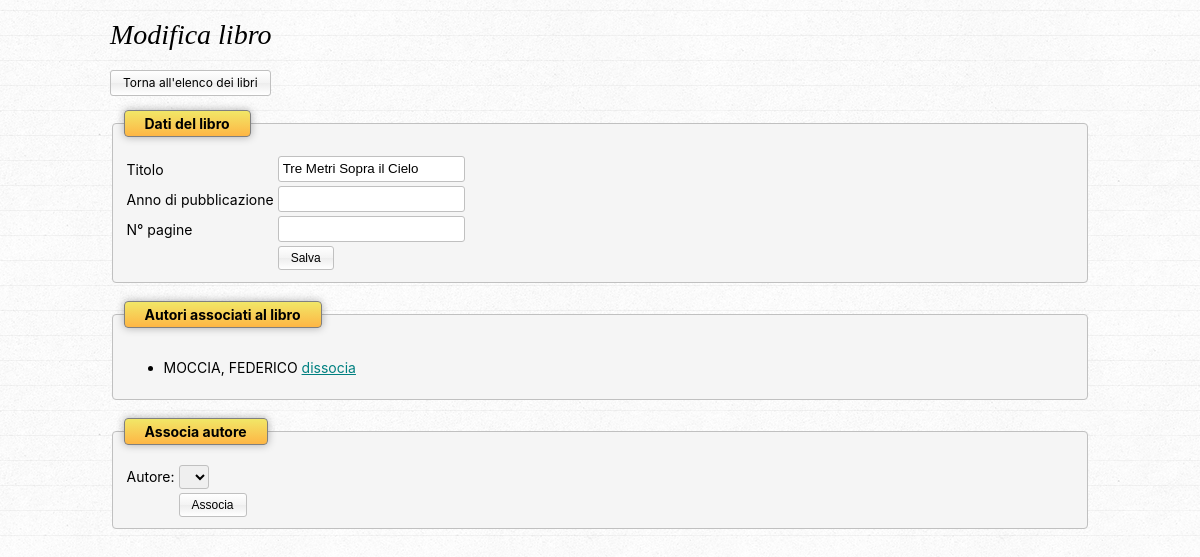
The app's page /libro-edit.php?idl=1 with its own data.
### tables this page shows
CREATE TABLE libri (idl INTEGER PRIMARY KEY AUTOINCREMENT, titolo VARCHAR (255) CHECK (LENGTH(titolo) <= 255) NOT NULL, anno_pub INTEGER, num_pag INTEGER, idg char (10) CHECK (length(idg) <= 10), id_ce INTEGER REFERENCES casaed (id_ce) ON DELETE SET NULL ON UPDATE CASCADE);

CREATE TABLE autori (ida CHAR (10) PRIMARY KEY CHECK (length(ida) <= 10), cognomea VARCHAR (50) CHECK (length(cognomea) <= 50) NOT NULL, nomea VARCHAR (50) CHECK (length(nomea) <= 50), data_nascita DATE, id_naz CHAR (3) CHECK (length(id_naz) <= 3) REFERENCES nazioni (id_naz) ON DELETE SET NULL ON UPDATE CASCADE);

### libro-edit.php (the view, shortened to what this page needs)
<?php
require_once("connessione.php");
$idl = $_GET['idl'];
$str_query = "SELECT * FROM libri WHERE idl = :idl";
$comando = $dbconn->prepare($str_query);
$esegui = $comando->execute(['idl' => $idl]);
$libro = $comando->fetch();
$str_query = "SELECT a.ida, a.cognomea, a.nomea
FROM autori AS a, scrive AS s
WHERE a.ida = s.ida AND s.idl=:idl
ORDER BY a.cognomea, a.nomea";
$comandoGetAutori = $dbconn->prepare($str_query);
$esegui = $comandoGetAutori->execute(['idl' => $idl]);
?>
<!DOCTYPE html>
<html lang="en">
<head>
    <link rel="stylesheet" href="biblio.css" />
</head>
<body>
    <div class="main">
        <h1>Modifica libro</h1>
        <p><a href="libri.php" class="button">Torna all'elenco dei libri</a></p>
        <form action="" method="post">
            <fieldset>
                <legend>Dati del libro</legend>
                <table class="form-table">
                    <tbody>
                        <tr>
                            <td>Titolo</td>
                            <td><input type="text" name="titolo" id="titolo" value="<?php echo $libro['titolo']; ?>" /></td>
                        </tr>
                        <tr>
                            <td>Anno di pubblicazione</td>
                            <td><input type="number" name="anno_pub" id="anno_pub" value="<?php echo $libro['anno_pub']; ?>" /></td>
                        </tr>
                        <tr>
                            <td>N° pagine</td>
                            <td><input type="number" name="num_pag" id="num_pag" value="<?php echo $libro['num_pag']; ?>" /></td>
                        </tr>
                        <tr>
                            <td></td>
                            <td><button type="submit">Salva</button></td>
                        </tr>
                    </tbody>
                </table>
            </fieldset>
        </form>
        <form action="libro-unset-autore.php">
            <fieldset>
                <legend>Autori associati al libro</legend>
                <ul>
                    <?php
                    while($autore = $comandoGetAutori->fetch()) {
                        $cognomea = $autore['cognomea'];
                        $nomea = $autore['nomea'];
                        $ida = $autore['ida'];
                        echo "<li>$cognomea, $nomea <a href=\"libro-unset-autore.php?idl=$idl&ida=$ida\" onclick=\"return confirm('Dissociare l\'autore selezionato?');\">dissocia</a></li>";
                    }
                    ?>
                </ul>
            </fieldset>
        </form>
        <form action="libro-set-autore.php">
            <fieldset>
                <legend>Associa autore</legend>
                <table>
                    <tr>
                        <td>Autore:</td>
                        <td>
                            <select name="id_autore" id="id_autore"></select>
                        </td>
                    </tr>
                    <tr>
                        <td></td>
                        <td><button type="submit">Associa</button></td>
                    </tr>
                </table>
            </fieldset>
        </form>
    </div>
</body>
</html>

### biblio.css (style rules this page uses)
body { font-family: -apple-system, BlinkMacSystemFont, 'Segoe UI', Roboto, Oxygen, Ubuntu, Cantarell, 'Open Sans', 'Helvetica Neue', sans-serif; background-color: whitesmoke; background-image: url(img/linedpaper.png); font-size: 14px; }
h1, h2, h3, h4, h5, h6 { font-family: Georgia, 'Times New Roman', Times, serif; font-style: italic; font-weight: normal; }
a:link { color: teal; }
.main { max-width: 980px; margin-left: auto; margin-right: auto; }
a.button { display: inline-block; text-decoration: none; color: inherit; line-height: 24px; }
button, input[type=submit], a.button { border: 1px solid silver; background: #ffffff; background: -moz-linear-gradient(top, #ffffff 0%, #f3f3f3 50%, #ededed 51%, #ffffff 100%); background: -webkit-linear-gradient(top, #ffffff 0%,#f3f3f3 50%,#ededed 51%,#ffffff 100%); background: linear-gradient(to bottom, #ffffff 0%,#f3f3f3 50%,#ededed 51%,#ffffff 100%); border-radius: 3px; height: 24px; font-size: 12px; padding-left: 12px; padding-right: 12px; }
input[type="text"], input[type="search"], input[type="number"], input[type="date"], select { height: 24px; line-height: 24px; border-radius: 3px; border: 1px solid silver; padding: 0 4px; line-height: 24px; }
fieldset { border: 1px solid silver; margin-bottom: 18px; border-radius: 4px; background-color: whitesmoke; }
legend { background: #f1e767; background: -moz-linear-gradient(top, #f1e767 0%, #feb645 100%); background: -webkit-linear-gradient(top, #f1e767 0%, #feb645 100%); background: linear-gradient(to bottom, #f1e767 0%, #feb645 100%); border: 1px solid gray; box-shadow: 0 0 8px rgba(0, 0, 0, 0.3); padding: 4px 20px; font-weight: bold; font-size: 14px; border-radius: 4px; margin-bottom: 12px; }

### records on screen
libri: titolo "Tre Metri Sopra il Cielo"
autori: cognomea "MOCCIA", nomea "FEDERICO"
